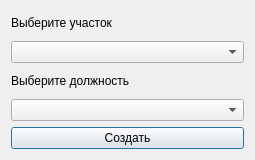
<?xml version="1.0" encoding="UTF-8"?>
<ui version="4.0">
 <class>reportpositionswindow</class>
 <widget class="QDialog" name="reportpositionswindow">
  <property name="geometry">
   <rect>
    <x>0</x>
    <y>0</y>
    <width>255</width>
    <height>160</height>
   </rect>
  </property>
  <property name="windowTitle">
   <string>Создание отчёта по должности</string>
  </property>
  <layout class="QVBoxLayout" name="verticalLayout">
   <item>
    <widget class="QLabel" name="label">
     <property name="text">
      <string>Выберите участок</string>
     </property>
    </widget>
   </item>
   <item>
    <widget class="QComboBox" name="comboBox"/>
   </item>
   <item>
    <widget class="QLabel" name="label_2">
     <property name="text">
      <string>Выберите должность</string>
     </property>
    </widget>
   </item>
   <item>
    <widget class="QComboBox" name="comboBox_2"/>
   </item>
   <item>
    <widget class="QPushButton" name="pushButton">
     <property name="text">
      <string>Создать</string>
     </property>
    </widget>
   </item>
  </layout>
 </widget>
 <resources/>
 <connections/>
</ui>
